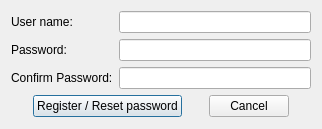
<?xml version="1.0" encoding="UTF-8"?>
<ui version="4.0">
 <class>Dialog</class>
 <widget class="QDialog" name="Dialog">
  <property name="enabled">
   <bool>true</bool>
  </property>
  <property name="geometry">
   <rect>
    <x>0</x>
    <y>0</y>
    <width>322</width>
    <height>129</height>
   </rect>
  </property>
  <property name="sizePolicy">
   <sizepolicy hsizetype="Fixed" vsizetype="Fixed">
    <horstretch>0</horstretch>
    <verstretch>0</verstretch>
   </sizepolicy>
  </property>
  <property name="minimumSize">
   <size>
    <width>322</width>
    <height>129</height>
   </size>
  </property>
  <property name="maximumSize">
   <size>
    <width>322</width>
    <height>129</height>
   </size>
  </property>
  <property name="windowTitle">
   <string>Dialog</string>
  </property>
  <layout class="QVBoxLayout" name="verticalLayout_3">
   <item>
    <layout class="QHBoxLayout" name="horizontalLayout">
     <item>
      <layout class="QVBoxLayout" name="verticalLayout_2">
       <item>
        <widget class="QLabel" name="label_user">
         <property name="text">
          <string>User name:</string>
         </property>
        </widget>
       </item>
       <item>
        <widget class="QLabel" name="label_2">
         <property name="text">
          <string>Password: </string>
         </property>
        </widget>
       </item>
       <item>
        <widget class="QLabel" name="label_3">
         <property name="text">
          <string>Confirm Password:</string>
         </property>
        </widget>
       </item>
      </layout>
     </item>
     <item>
      <layout class="QVBoxLayout" name="verticalLayout">
       <item>
        <widget class="QLineEdit" name="lineEdit_user"/>
       </item>
       <item>
        <widget class="QLineEdit" name="lineEdit_password">
         <property name="echoMode">
          <enum>QLineEdit::PasswordEchoOnEdit</enum>
         </property>
        </widget>
       </item>
       <item>
        <widget class="QLineEdit" name="lineEdit_confirm_password">
         <property name="echoMode">
          <enum>QLineEdit::PasswordEchoOnEdit</enum>
         </property>
        </widget>
       </item>
      </layout>
     </item>
    </layout>
   </item>
   <item>
    <layout class="QHBoxLayout" name="horizontalLayout_4">
     <item>
      <spacer name="horizontalSpacer_2">
       <property name="orientation">
        <enum>Qt::Horizontal</enum>
       </property>
       <property name="sizeHint" stdset="0">
        <size>
         <width>40</width>
         <height>20</height>
        </size>
       </property>
      </spacer>
     </item>
     <item>
      <widget class="QPushButton" name="pushButton_register_reset">
       <property name="text">
        <string>Register / Reset password</string>
       </property>
      </widget>
     </item>
     <item>
      <spacer name="horizontalSpacer">
       <property name="orientation">
        <enum>Qt::Horizontal</enum>
       </property>
       <property name="sizeHint" stdset="0">
        <size>
         <width>40</width>
         <height>20</height>
        </size>
       </property>
      </spacer>
     </item>
     <item>
      <widget class="QPushButton" name="pushButton_cancel">
       <property name="text">
        <string>Cancel</string>
       </property>
      </widget>
     </item>
     <item>
      <spacer name="horizontalSpacer_3">
       <property name="orientation">
        <enum>Qt::Horizontal</enum>
       </property>
       <property name="sizeHint" stdset="0">
        <size>
         <width>40</width>
         <height>20</height>
        </size>
       </property>
      </spacer>
     </item>
    </layout>
   </item>
  </layout>
 </widget>
 <resources/>
 <connections/>
</ui>
